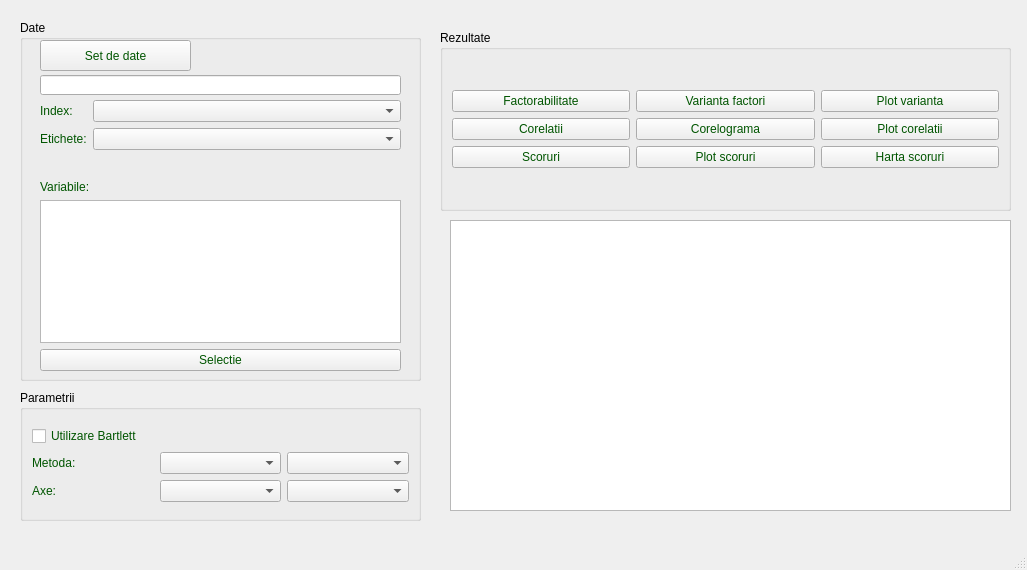
<?xml version="1.0" encoding="UTF-8"?>
<ui version="4.0">
 <class>MainWindow</class>
 <widget class="QMainWindow" name="MainWindow">
  <property name="geometry">
   <rect>
    <x>0</x>
    <y>0</y>
    <width>1027</width>
    <height>570</height>
   </rect>
  </property>
  <property name="windowTitle">
   <string>MainWindow</string>
  </property>
  <widget class="QWidget" name="centralwidget">
   <widget class="QGroupBox" name="groupBox">
    <property name="geometry">
     <rect>
      <x>20</x>
      <y>20</y>
      <width>401</width>
      <height>361</height>
     </rect>
    </property>
    <property name="title">
     <string>Date</string>
    </property>
    <widget class="QPushButton" name="buton_citire">
     <property name="geometry">
      <rect>
       <x>20</x>
       <y>20</y>
       <width>151</width>
       <height>31</height>
      </rect>
     </property>
     <property name="styleSheet">
      <string notr="true">font: 12pt &quot;MS Shell Dlg 2&quot;;
color: rgb(0, 85, 0);</string>
     </property>
     <property name="text">
      <string>Set de date</string>
     </property>
    </widget>
    <widget class="QLineEdit" name="text_fisier">
     <property name="geometry">
      <rect>
       <x>20</x>
       <y>55</y>
       <width>361</width>
       <height>20</height>
      </rect>
     </property>
    </widget>
    <widget class="QWidget" name="formLayoutWidget">
     <property name="geometry">
      <rect>
       <x>20</x>
       <y>80</y>
       <width>361</width>
       <height>71</height>
      </rect>
     </property>
     <layout class="QFormLayout" name="formLayout">
      <item row="0" column="0">
       <widget class="QLabel" name="label">
        <property name="styleSheet">
         <string notr="true">color: rgb(0, 85, 0);
font: 12pt &quot;MS Shell Dlg 2&quot;;</string>
        </property>
        <property name="text">
         <string>Index:</string>
        </property>
       </widget>
      </item>
      <item row="0" column="1">
       <widget class="QComboBox" name="combo_index">
        <property name="styleSheet">
         <string notr="true">font: 12pt &quot;MS Shell Dlg 2&quot;;</string>
        </property>
       </widget>
      </item>
      <item row="1" column="0">
       <widget class="QLabel" name="label_2">
        <property name="styleSheet">
         <string notr="true">color: rgb(0, 85, 0);
font: 12pt &quot;MS Shell Dlg 2&quot;;</string>
        </property>
        <property name="text">
         <string>Etichete:</string>
        </property>
       </widget>
      </item>
      <item row="1" column="1">
       <widget class="QComboBox" name="combo_etichete">
        <property name="styleSheet">
         <string notr="true">font: 12pt &quot;MS Shell Dlg 2&quot;;</string>
        </property>
       </widget>
      </item>
     </layout>
    </widget>
    <widget class="QWidget" name="verticalLayoutWidget">
     <property name="geometry">
      <rect>
       <x>20</x>
       <y>160</y>
       <width>361</width>
       <height>191</height>
      </rect>
     </property>
     <layout class="QVBoxLayout" name="verticalLayout">
      <item>
       <widget class="QLabel" name="label_3">
        <property name="styleSheet">
         <string notr="true">color: rgb(0, 85, 0);
font: 12pt &quot;MS Shell Dlg 2&quot;;</string>
        </property>
        <property name="text">
         <string>Variabile:</string>
        </property>
       </widget>
      </item>
      <item>
       <widget class="QListWidget" name="list_variabile">
        <property name="styleSheet">
         <string notr="true">font: 12pt &quot;MS Shell Dlg 2&quot;;</string>
        </property>
       </widget>
      </item>
      <item>
       <widget class="QPushButton" name="buton_selectie">
        <property name="styleSheet">
         <string notr="true">color: rgb(0, 85, 0);
font: 12pt &quot;MS Shell Dlg 2&quot;;</string>
        </property>
        <property name="text">
         <string>Selectie</string>
        </property>
       </widget>
      </item>
     </layout>
    </widget>
   </widget>
   <widget class="QGroupBox" name="groupBox_2">
    <property name="geometry">
     <rect>
      <x>20</x>
      <y>390</y>
      <width>401</width>
      <height>131</height>
     </rect>
    </property>
    <property name="title">
     <string>Parametrii</string>
    </property>
    <layout class="QGridLayout" name="gridLayout_2">
     <item row="0" column="0">
      <layout class="QGridLayout" name="gridLayout">
       <item row="1" column="1">
        <widget class="QComboBox" name="combo_metode">
         <property name="styleSheet">
          <string notr="true">font: 12pt &quot;MS Shell Dlg 2&quot;;</string>
         </property>
        </widget>
       </item>
       <item row="2" column="2">
        <widget class="QComboBox" name="combo_axa2">
         <property name="styleSheet">
          <string notr="true">font: 12pt &quot;MS Shell Dlg 2&quot;;</string>
         </property>
        </widget>
       </item>
       <item row="2" column="1">
        <widget class="QComboBox" name="combo_axa1">
         <property name="styleSheet">
          <string notr="true">font: 12pt &quot;MS Shell Dlg 2&quot;;</string>
         </property>
        </widget>
       </item>
       <item row="2" column="0">
        <widget class="QLabel" name="label_5">
         <property name="styleSheet">
          <string notr="true">color: rgb(0, 85, 0);
font: 12pt &quot;MS Shell Dlg 2&quot;;</string>
         </property>
         <property name="text">
          <string>Axe:</string>
         </property>
        </widget>
       </item>
       <item row="1" column="0">
        <widget class="QLabel" name="label_4">
         <property name="styleSheet">
          <string notr="true">color: rgb(0, 85, 0);
font: 12pt &quot;MS Shell Dlg 2&quot;;</string>
         </property>
         <property name="text">
          <string>Metoda:</string>
         </property>
        </widget>
       </item>
       <item row="0" column="0">
        <widget class="QCheckBox" name="check_bartlett">
         <property name="styleSheet">
          <string notr="true">font: 12pt &quot;MS Shell Dlg 2&quot;;
color: rgb(0, 85, 0);</string>
         </property>
         <property name="text">
          <string>Utilizare Bartlett</string>
         </property>
        </widget>
       </item>
       <item row="1" column="2">
        <widget class="QComboBox" name="combo_rotatie">
         <property name="styleSheet">
          <string notr="true">font: 12pt &quot;MS Shell Dlg 2&quot;;</string>
         </property>
        </widget>
       </item>
      </layout>
     </item>
    </layout>
   </widget>
   <widget class="QGroupBox" name="groupBox_3">
    <property name="geometry">
     <rect>
      <x>440</x>
      <y>30</y>
      <width>571</width>
      <height>181</height>
     </rect>
    </property>
    <property name="title">
     <string>Rezultate</string>
    </property>
    <layout class="QGridLayout" name="gridLayout_4">
     <item row="0" column="1">
      <layout class="QGridLayout" name="gridLayout_3">
       <item row="2" column="0">
        <widget class="QPushButton" name="buton_corelatii">
         <property name="styleSheet">
          <string notr="true">color: rgb(0, 85, 0);
font: 12pt &quot;MS Shell Dlg 2&quot;;</string>
         </property>
         <property name="text">
          <string>Corelatii</string>
         </property>
        </widget>
       </item>
       <item row="3" column="1">
        <widget class="QPushButton" name="buton_plot_scoruri">
         <property name="styleSheet">
          <string notr="true">color: rgb(0, 85, 0);
font: 12pt &quot;MS Shell Dlg 2&quot;;</string>
         </property>
         <property name="text">
          <string>Plot scoruri</string>
         </property>
        </widget>
       </item>
       <item row="3" column="0">
        <widget class="QPushButton" name="buton_scoruri">
         <property name="styleSheet">
          <string notr="true">color: rgb(0, 85, 0);
font: 12pt &quot;MS Shell Dlg 2&quot;;</string>
         </property>
         <property name="text">
          <string>Scoruri</string>
         </property>
        </widget>
       </item>
       <item row="3" column="2">
        <widget class="QPushButton" name="buton_harta">
         <property name="styleSheet">
          <string notr="true">color: rgb(0, 85, 0);
font: 12pt &quot;MS Shell Dlg 2&quot;;</string>
         </property>
         <property name="text">
          <string>Harta scoruri</string>
         </property>
        </widget>
       </item>
       <item row="2" column="2">
        <widget class="QPushButton" name="buton_plot_corelatii">
         <property name="styleSheet">
          <string notr="true">color: rgb(0, 85, 0);
font: 12pt &quot;MS Shell Dlg 2&quot;;</string>
         </property>
         <property name="text">
          <string>Plot corelatii</string>
         </property>
        </widget>
       </item>
       <item row="2" column="1">
        <widget class="QPushButton" name="pushButton">
         <property name="styleSheet">
          <string notr="true">color: rgb(0, 85, 0);
font: 12pt &quot;MS Shell Dlg 2&quot;;</string>
         </property>
         <property name="text">
          <string>Corelograma</string>
         </property>
        </widget>
       </item>
       <item row="1" column="2">
        <widget class="QPushButton" name="buton_plot_varianta">
         <property name="styleSheet">
          <string notr="true">color: rgb(0, 85, 0);
font: 12pt &quot;MS Shell Dlg 2&quot;;</string>
         </property>
         <property name="text">
          <string>Plot varianta</string>
         </property>
        </widget>
       </item>
       <item row="1" column="1">
        <widget class="QPushButton" name="buton_varianta">
         <property name="styleSheet">
          <string notr="true">color: rgb(0, 85, 0);
font: 12pt &quot;MS Shell Dlg 2&quot;;</string>
         </property>
         <property name="text">
          <string>Varianta factori</string>
         </property>
        </widget>
       </item>
       <item row="1" column="0">
        <widget class="QPushButton" name="buton_factorabilitate">
         <property name="styleSheet">
          <string notr="true">color: rgb(0, 85, 0);
font: 12pt &quot;MS Shell Dlg 2&quot;;</string>
         </property>
         <property name="text">
          <string>Factorabilitate</string>
         </property>
        </widget>
       </item>
      </layout>
     </item>
    </layout>
   </widget>
   <widget class="QTextEdit" name="text_out">
    <property name="geometry">
     <rect>
      <x>450</x>
      <y>220</y>
      <width>561</width>
      <height>291</height>
     </rect>
    </property>
    <property name="styleSheet">
     <string notr="true">font: 12pt &quot;MS Shell Dlg 2&quot;;</string>
    </property>
   </widget>
  </widget>
  <widget class="QMenuBar" name="menubar">
   <property name="geometry">
    <rect>
     <x>0</x>
     <y>0</y>
     <width>1027</width>
     <height>26</height>
    </rect>
   </property>
  </widget>
  <widget class="QStatusBar" name="statusbar"/>
 </widget>
 <resources/>
 <connections/>
</ui>
